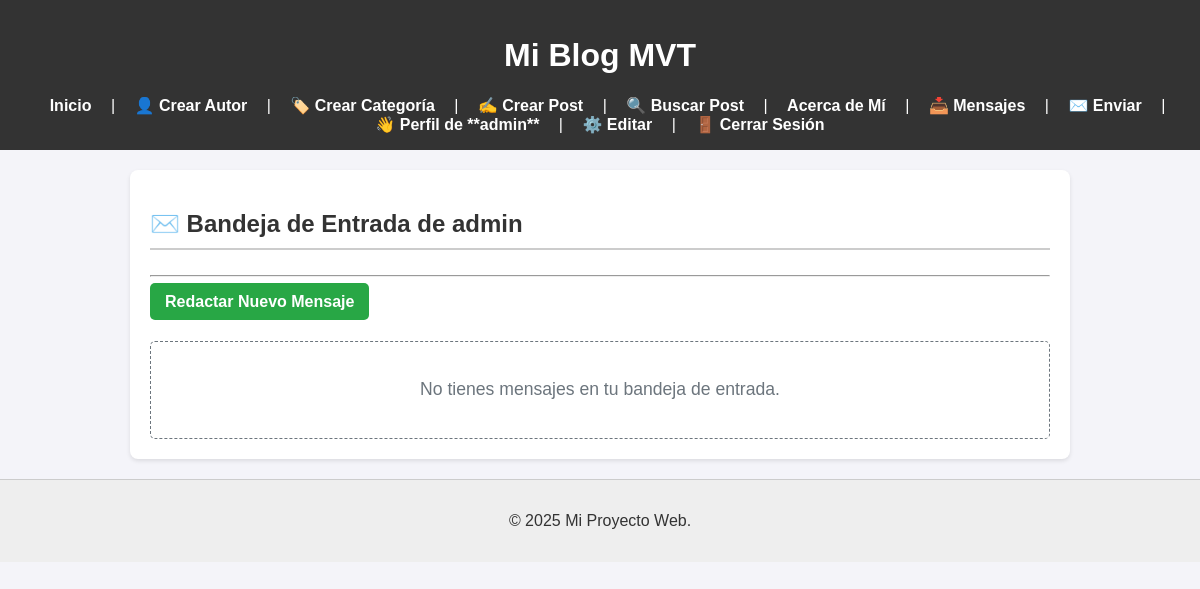
The app's page /mensajes/bandeja/ (signed in), older data.
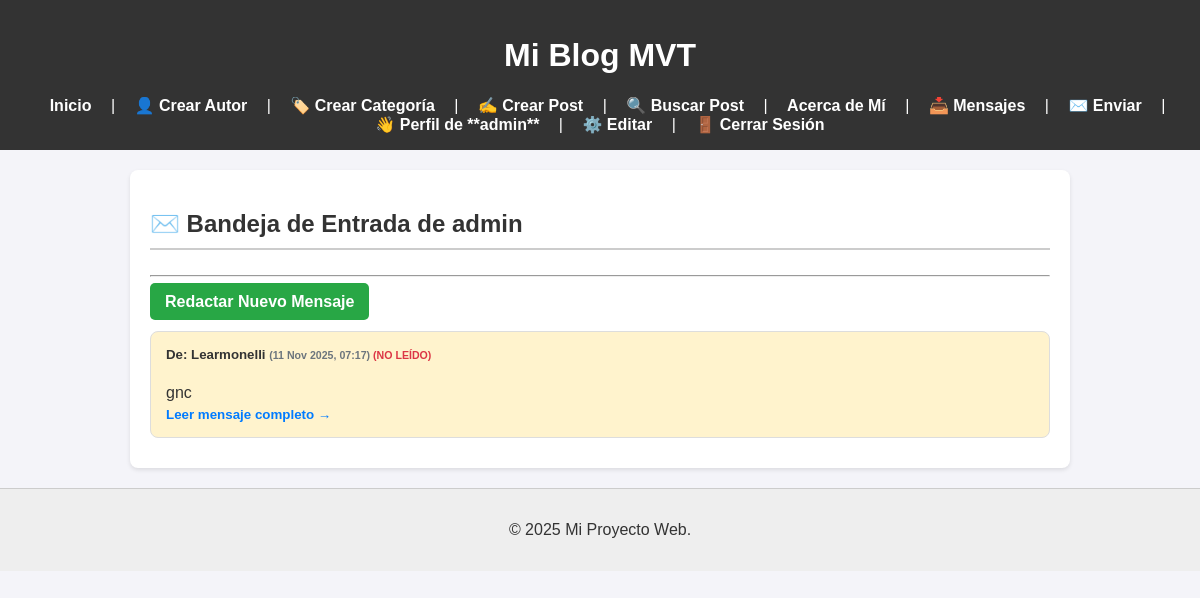
The same page, newer data.
### mensajes/models.py (models this page shows, shortened)
class Mensaje(models.Model):
    emisor = models.ForeignKey(User, on_delete=models.CASCADE, related_name='mensajes_enviados')
    receptor = models.ForeignKey(User, on_delete=models.CASCADE, related_name='mensajes_recibidos')
    asunto = models.CharField(max_length=150) # <-- ¡CAMPO AÑADIDO!
    cuerpo = models.TextField(max_length=1000)
    fecha_envio = models.DateTimeField(auto_now_add=True)
    leido = models.BooleanField(default=False)
    class Meta:
        ordering = ['-fecha_envio']
        verbose_name_plural = "Mensajes"

### mensajes/views.py (the view)
# urls.py: path('bandeja/', views.MensajeListView.as_view(), name='bandeja_entrada'),
class MensajeListView(LoginRequiredMixin, ListView):
    model = Mensaje
    template_name = 'mensajes/bandeja_entrada.html'
    context_object_name = 'mensajes'
    def get_queryset(self):
        return Mensaje.objects.filter(receptor=self.request.user).order_by('-fecha_envio')

### mensajes/templates/mensajes/bandeja_entrada.html (shortened to what this page needs)
{% extends "base.html" %}
{% block contenido_que_cambia %}
    <h2 style="margin-bottom: 25px;">
        <span style="color: #007bff;">✉️</span> Bandeja de Entrada de {{ user.username }}
    </h2>
    <hr>
    <p>
        <a href="{% url 'enviar_mensaje' %}"
           style="background-color: #28a745; color: white; padding: 10px 15px; border-radius: 5px; text-decoration: none; font-weight: bold;">
            Redactar Nuevo Mensaje
        </a>
    </p>
    {% if mensajes %}
        <div style="margin-top: 20px;">
            {% for mensaje in mensajes %}
                <a href="{% url 'detalle_mensaje' mensaje.pk %}" class="mensaje-enlace">
                    <div style="border: 1px solid #ddd; padding: 15px; margin-bottom: 10px; border-radius: 8px;" class="{% if not mensaje.leido %}mensaje-no-leido{% else %}mensaje-leido{% endif %}">
                        <h5 style="margin-top: 0;" class="{% if not mensaje.leido %}mensaje-titulo-bold{% else %}mensaje-titulo-normal{% endif %}">
                            De: {{ mensaje.emisor.username }}
                            <span style="font-size: 0.8em; color: #6c757d;">
                                ({{ mensaje.fecha_envio|date:"d M Y, H:i" }})
                            </span>
                            {% if not mensaje.leido %}
                                <span style="color: #dc3545; font-size: 0.8em;">(NO LEÍDO)</span>
                            {% endif %}
                        </h5>
                        <p style="margin-bottom: 0;">
                            {{ mensaje.cuerpo|truncatechars:150 }}
                            <small style="color: #007bff; font-weight: bold; display: block; margin-top: 5px;">
                                Leer mensaje completo →
                            </small>
                        </p>
                    </div>
                </a>
                {% endfor %}
        </div>
    {% else %}
        <div style="margin-top: 30px; padding: 20px; border: 1px dashed #6c757d; border-radius: 5px; text-align: center;">
            <p style="font-size: 1.1em; color: #6c757d;">No tienes mensajes en tu bandeja de entrada.</p>
        </div>
    {% endif %}
{% endblock %}

Row changes from the older to the newer data that the page shows:
added Mensaje: emisor.username "Learmonelli", fecha_envio "11 Nov 2025, 07:17", leido "(NO LEÍDO)", cuerpo "gnc"
Text that changed along with them:
text no longer shown: "No tienes mensajes en tu bandeja de entrada."
